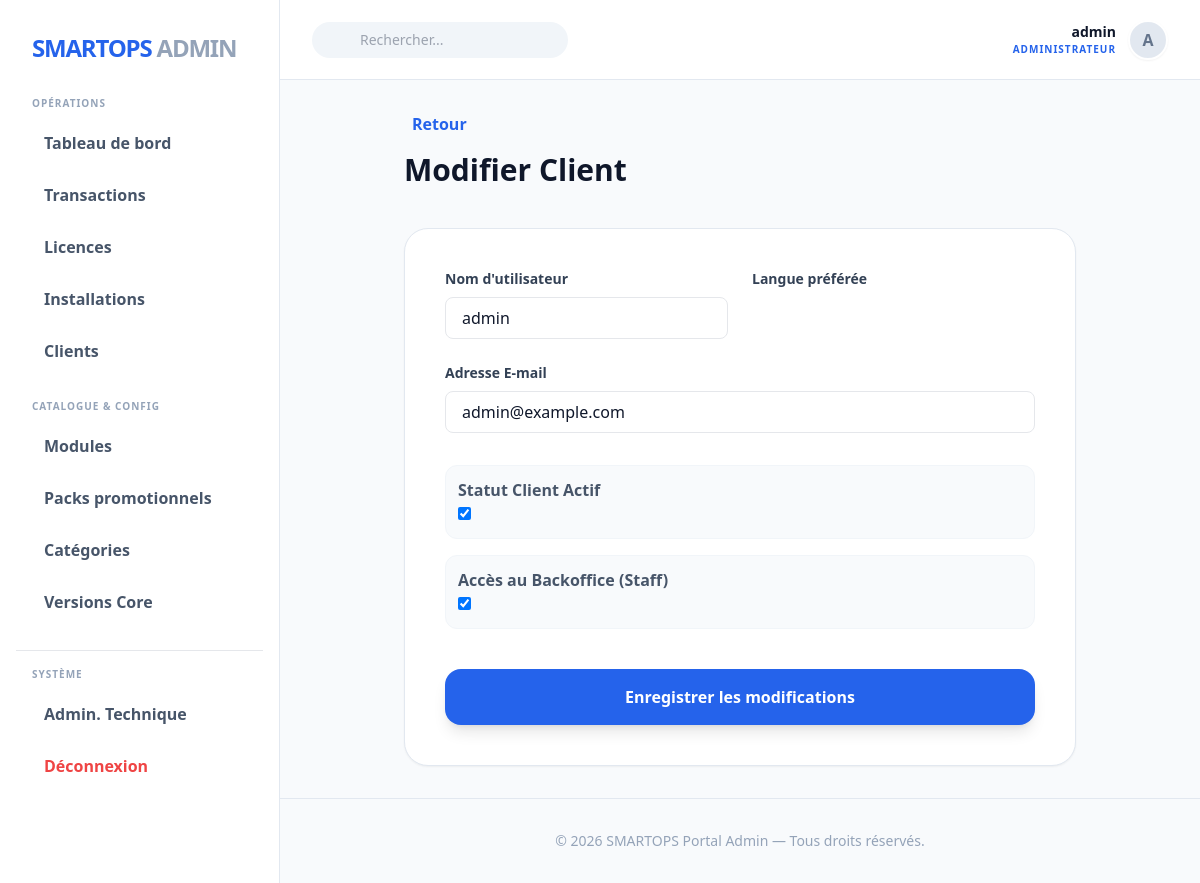
The page /fr/backoffice/users/1/edit/ (signed in) on the database its author committed.
### users/models.py (models this page shows, shortened)
class User(AbstractUser):
    LANGUAGES = [
        ('fr', 'Français'),
        ('en', 'English'),
    ]
    language_preference = models.CharField(
        max_length=5,
        choices=LANGUAGES,
        default='fr',
        verbose_name="Langue préférée"
    )
    is_client = models.BooleanField(
        default=True,
        verbose_name="Est un client"
    )

### backoffice/views.py (the view)
# urls.py: path('users/<int:pk>/edit/', views.user_edit, name='user_edit'),
@user_passes_test(is_admin)
def user_edit(request, pk):
    u = get_object_or_404(User, pk=pk)
    if request.method == 'POST':
        form = UserEditForm(request.POST, instance=u)
        if form.is_valid():
            form.save()
            messages.success(request, f"L'utilisateur '{u.username}' a été mis à jour.")
            return redirect('backoffice:user_list')
    else:
        form = UserEditForm(instance=u)
    return render(request, 'backoffice/user_form.html', {'form': form, 'u': u, 'title': "Modifier Client", 'admin_name': request.user.username})

### backoffice/forms.py
class UserEditForm(forms.ModelForm):
    class Meta:
        model = CustomUser
        fields = ['username', 'email', 'language_preference', 'is_client', 'is_staff']
        widgets = {
            'username': forms.TextInput(attrs={'class': 'w-full px-4 py-2 border rounded-lg text-slate-900'}),
            'email': forms.EmailInput(attrs={'class': 'w-full px-4 py-2 border rounded-lg text-slate-900'}),
            'language_preference': forms.Select(attrs={'class': 'w-full px-4 py-2 border rounded-lg text-slate-900'}),
            'is_client': forms.CheckboxInput(attrs={'class': 'rounded text-blue-600'}),
            'is_staff': forms.CheckboxInput(attrs={'class': 'rounded text-blue-600'}),
        }

### backoffice/views.py (called while the page is built)
def is_admin(user):
    return user.is_superuser

### templates/backoffice/user_form.html (shortened to what this page needs)
{% extends "backoffice/base_backoffice.html" %}
{% block content %}
<div class="max-w-2xl mx-auto">
    <div class="mb-10">
        <a href="{% url 'backoffice:user_list' %}" class="text-blue-600 font-bold flex items-center gap-2 mb-4 hover:underline no-underline">
             Retour
        </a>
        <h2 class="text-3xl font-black text-slate-900">{{ title }}</h2>
    </div>
    <form method="post" class="bg-white p-10 rounded-3xl border border-slate-200 shadow-sm">
        <div class="grid grid-cols-2 gap-6 mb-6">
            <div>
                <label class="block text-sm font-bold text-slate-700 mb-2">Nom d'utilisateur</label>
                {{ form.username }}
            </div>
            <div>
                <label class="block text-sm font-bold text-slate-700 mb-2">Langue préférée</label>
            </div>
        </div>
        <div class="mb-8">
            <label class="block text-sm font-bold text-slate-700 mb-2">Adresse E-mail</label>
            {{ form.email }}
        </div>
        <div class="space-y-4 mb-10">
            <div class="form-check form-switch bg-slate-50 p-3 rounded-xl border border-slate-100 d-flex align-items-center justify-content-between">
                <label class="form-check-label font-bold text-slate-600 mb-0">Statut Client Actif</label>
                {{ form.is_client }}
            </div>
            <div class="form-check form-switch bg-slate-50 p-3 rounded-xl border border-slate-100 d-flex align-items-center justify-content-between">
                <label class="form-check-label font-bold text-slate-600 mb-0">Accès au Backoffice (Staff)</label>
                {{ form.is_staff }}
            </div>
        </div>
        <button type="submit" class="w-full bg-blue-600 text-white py-4 rounded-2xl font-black shadow-lg">
            Enregistrer les modifications
        </button>
    </form>
</div>
{% endblock %}

### templates/backoffice/base_backoffice.html (shortened to what this page needs)
{% load static i18n %}
<!DOCTYPE html>
<html lang="fr">
<head>
    <script src="https://cdn.tailwindcss.com"></script>
    <link rel="stylesheet" href="https://maxst.icons8.com/vue-static/landings/line-awesome/line-awesome/1.3.0/css/line-awesome.min.css">
</head>
<body class="bg-slate-50 text-slate-900 font-sans">
    <div class="flex">
        <aside class="dashboard-sidebar h-screen sticky top-0 bg-white border-r border-slate-200 overflow-y-auto">
            <div class="p-8">
                <a href="{% url 'backoffice:index' %}" class="flex items-center gap-3">
                    <span class="text-2xl font-black text-blue-600 tracking-tighter">SMARTOPS <span class="text-slate-400">ADMIN</span></span>
                </a>
            </div>
            <nav class="px-4 pb-4">
                <div class="px-4 mb-2 text-[10px] uppercase tracking-widest text-slate-400 font-black">Opérations</div>
                <ul class="space-y-1 mb-6">
                    <li>
                        <a href="{% url 'backoffice:index' %}" class="flex items-center gap-3 px-4 py-3 text-slate-600 rounded-xl hover:bg-blue-50 hover:text-blue-600 transition group ">
                            <span class="font-bold">Tableau de bord</span>
                        </a>
                    </li>
                    <li>
                        <a href="{% url 'backoffice:order_list' %}" class="flex items-center gap-3 px-4 py-3 text-slate-600 rounded-xl hover:bg-blue-50 hover:text-blue-600 transition ">
                            <span class="font-bold">Transactions</span>
                        </a>
                    </li>
                    <li>
                        <a href="{% url 'backoffice:license_list' %}" class="flex items-center gap-3 px-4 py-3 text-slate-600 rounded-xl hover:bg-blue-50 hover:text-blue-600 transition ">
                            <span class="font-bold">Licences</span>
                        </a>
                    </li>
                    <li>
                        <a href="{% url 'backoffice:installation_list' %}" class="flex items-center gap-3 px-4 py-3 text-slate-600 rounded-xl hover:bg-blue-50 hover:text-blue-600 transition ">
                            <span class="font-bold">Installations</span>
                        </a>
                    </li>
                    <li>
                        <a href="{% url 'backoffice:user_list' %}" class="flex items-center gap-3 px-4 py-3 text-slate-600 rounded-xl hover:bg-blue-50 hover:text-blue-600 transition ">
                            <span class="font-bold">Clients</span>
                        </a>
                    </li>
                </ul>
                <div class="px-4 mb-2 text-[10px] uppercase tracking-widest text-slate-400 font-black">Catalogue & Config</div>
                <ul class="space-y-1 mb-6">
                    <li>
                        <a href="{% url 'backoffice:module_list' %}" class="flex items-center gap-3 px-4 py-3 text-slate-600 rounded-xl hover:bg-blue-50 hover:text-blue-600 transition ">
                            <span class="font-bold">Modules</span>
                        </a>
                    </li>
                    <li>
                        <a href="{% url 'backoffice:bundle_list' %}" class="flex items-center gap-3 px-4 py-3 text-slate-600 rounded-xl hover:bg-blue-50 hover:text-blue-600 transition ">
                            <span class="font-bold">Packs promotionnels</span>
                        </a>
                    </li>
                    <li>
                        <a href="{% url 'backoffice:category_list' %}" class="flex items-center gap-3 px-4 py-3 text-slate-600 rounded-xl hover:bg-blue-50 hover:text-blue-600 transition ">
                            <span class="font-bold">Catégories</span>
                        </a>
                    </li>
                    <li>
                        <a href="{% url 'backoffice:core_version_list' %}" class="flex items-center gap-3 px-4 py-3 text-slate-600 rounded-xl hover:bg-blue-50 hover:text-blue-600 transition ">
                            <span class="font-bold">Versions Core</span>
                        </a>
                    </li>
                </ul>
                <div class="px-4 mb-2 text-[10px] uppercase tracking-widest text-slate-400 font-black border-t pt-4">Système</div>
                <ul class="space-y-1">
                    <li>
                        <a href="/django-admin/" target="_blank" class="flex items-center gap-3 px-4 py-3 text-slate-600 rounded-xl hover:bg-blue-50 hover:text-blue-600 transition">
                            <span class="font-bold">Admin. Technique</span>
                        </a>
                    </li>
                    <li>
                        <a href="{% url 'account_logout' %}" class="flex items-center gap-3 px-4 py-3 text-red-500 rounded-xl hover:bg-red-50 transition">
                            <span class="font-bold">Déconnexion</span>
                        </a>
                    </li>
                </ul>
            </nav>
        </aside>
        <main class="dashboard-body flex flex-col">
            <header class="h-20 bg-white border-b border-slate-200 px-8 flex items-center justify-between">
                <div class="flex items-center gap-4">
                    <div class="relative hidden md:block">
                        <input type="text" placeholder="Rechercher..." class="pl-12 pr-4 py-2 bg-slate-100 border-none rounded-full text-sm focus:ring-2 focus:ring-blue-500 w-64 transition">
                    </div>
                </div>
                <div class="flex items-center gap-6">
                    <div class="flex items-center gap-3">
                        <div class="text-right">
                            <p class="text-sm font-bold text-slate-900">{{ admin_name }}</p>
                            <p class="text-[10px] font-bold text-blue-600 uppercase tracking-widest">Administrateur</p>
                        </div>
                        <div class="h-10 w-10 rounded-full bg-slate-200 flex items-center justify-center text-slate-500 font-bold border-2 border-white shadow-sm">
                            {{ admin_name|slice:":1"|upper }}
                        </div>
                    </div>
                </div>
            </header>
            <div class="p-8">
                {% block content %}{% endblock %}
            </div>
            <footer class="mt-auto p-8 border-t border-slate-200 text-sm text-slate-400 text-center">
                &copy; 2026 SMARTOPS Portal Admin — Tous droits réservés.
            </footer>
        </main>
    </div>
</body>
</html>

### templates/backoffice/base_backoffice.html (style rules this page uses)
.dashboard-sidebar { width: 280px; transition: all 0.3s; }
.dashboard-body { flex: 1; min-height: 100vh; background: #f8fafc; }

### templates/backoffice/user_form.html (style rules this page uses)
label { display: block; }

### rows shown on the page
User: username "admin", username "A", email "admin@example.com", is_client "☑", is_staff "☑"

### other values the page prints
{{ title }} "Modifier Client"
